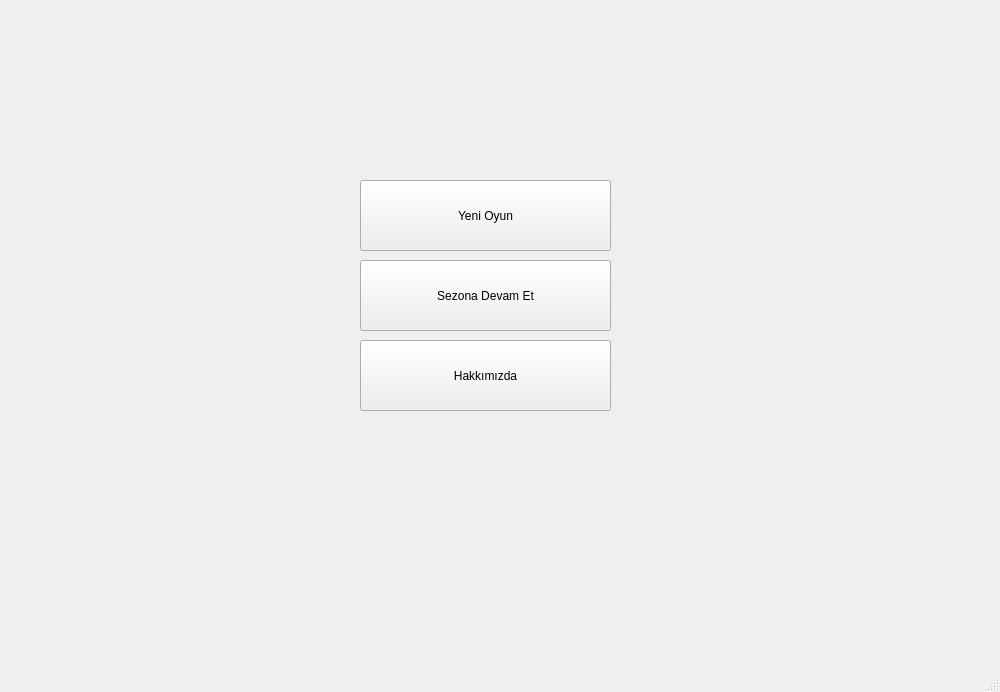
<?xml version="1.0" encoding="UTF-8"?>
<ui version="4.0">
 <class>MainWindow</class>
 <widget class="QMainWindow" name="MainWindow">
  <property name="geometry">
   <rect>
    <x>0</x>
    <y>0</y>
    <width>1000</width>
    <height>692</height>
   </rect>
  </property>
  <property name="windowTitle">
   <string>MainWindow</string>
  </property>
  <property name="styleSheet">
   <string notr="true"/>
  </property>
  <widget class="QWidget" name="centralwidget">
   <widget class="QPushButton" name="pushButton_2">
    <property name="geometry">
     <rect>
      <x>360</x>
      <y>180</y>
      <width>251</width>
      <height>71</height>
     </rect>
    </property>
    <property name="text">
     <string>Yeni Oyun</string>
    </property>
   </widget>
   <widget class="QPushButton" name="pushButton_3">
    <property name="geometry">
     <rect>
      <x>360</x>
      <y>260</y>
      <width>251</width>
      <height>71</height>
     </rect>
    </property>
    <property name="text">
     <string>Sezona Devam Et</string>
    </property>
   </widget>
   <widget class="QPushButton" name="pushButton_4">
    <property name="geometry">
     <rect>
      <x>360</x>
      <y>340</y>
      <width>251</width>
      <height>71</height>
     </rect>
    </property>
    <property name="text">
     <string>Hakkımızda</string>
    </property>
   </widget>
  </widget>
  <widget class="QMenuBar" name="menubar">
   <property name="geometry">
    <rect>
     <x>0</x>
     <y>0</y>
     <width>1000</width>
     <height>22</height>
    </rect>
   </property>
  </widget>
  <widget class="QStatusBar" name="statusbar"/>
 </widget>
 <resources/>
 <connections/>
</ui>
